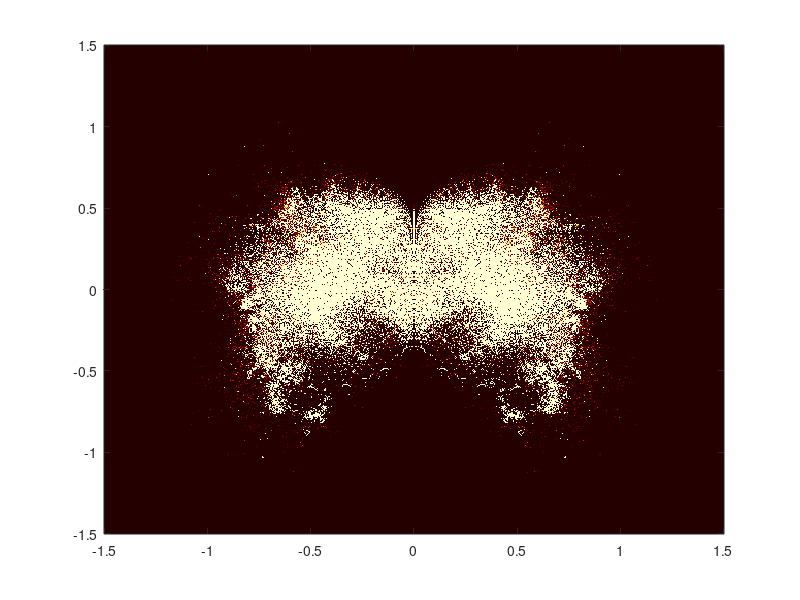

This figure's MATLAB source:
nx=600+1;              % the number of points in x direction
ny=600+1;              % the number of points in x direction
ymax=1.5;              % the max y value
xmax=1.5;              % the max x value 
dy=2*ymax/(ny-1);    % step length in y direction
dx=2*xmax/(nx-1);    % step length in x direction
flag=zeros(nx,ny);   % initialize the counts
kmax=200;            % number of max iterations 
zmax=100;
temp=zeros(1,kmax);
colormap(hot(20));    
k=1;
for j=1:nx
    for t=1:ny
        if flag(j,t)==0
         x=(j-1)*dx-xmax;
         y=(t-1)*dy-ymax;
         c=x+1i*y;   
         temp(1)=-c;
         k=1;
         while k<=kmax & abs(temp(k))<zmax
             k=k+1;
             temp(k)=temp(k-1)*temp(k-1)-c;
         end
         if k<kmax 
             for s=1:k
                 x=real(temp(s));
                 y=imag(temp(s));
                 if abs(x)<=xmax & abs(y)<=ymax
                     flag(round((x+xmax)/dx)+1,round((y+ymax)/dy)+1)=k+1-s;
                 end
             end
         else for s=1:k
                 x=real(temp(s));
                 y=imag(temp(s));
                 if abs(x)<=xmax & abs(y)<=ymax
                     flag(round((x+xmax)/dx)+1,round((y+ymax)/dy)+1)=20+kmax;
                 end
             end
         end
        end
    end
end
flag=flag/(21+kmax)*20;
image([-xmax xmax],[-ymax,ymax],flag)
axis xy